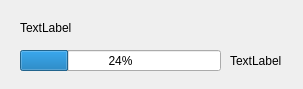
<?xml version="1.0" encoding="UTF-8"?>
<ui version="4.0">
 <class>ProgressDialog</class>
 <widget class="QDialog" name="ProgressDialog">
  <property name="geometry">
   <rect>
    <x>0</x>
    <y>0</y>
    <width>303</width>
    <height>89</height>
   </rect>
  </property>
  <property name="windowTitle">
   <string>Dialog</string>
  </property>
  <widget class="QProgressBar" name="progressBar">
   <property name="geometry">
    <rect>
     <x>20</x>
     <y>50</y>
     <width>201</width>
     <height>21</height>
    </rect>
   </property>
   <property name="value">
    <number>24</number>
   </property>
  </widget>
  <widget class="QLabel" name="label">
   <property name="geometry">
    <rect>
     <x>20</x>
     <y>20</y>
     <width>271</width>
     <height>16</height>
    </rect>
   </property>
   <property name="text">
    <string>TextLabel</string>
   </property>
  </widget>
  <widget class="QLabel" name="labelProgressBar">
   <property name="geometry">
    <rect>
     <x>230</x>
     <y>50</y>
     <width>61</width>
     <height>21</height>
    </rect>
   </property>
   <property name="text">
    <string>TextLabel</string>
   </property>
  </widget>
 </widget>
 <resources/>
 <connections/>
</ui>
